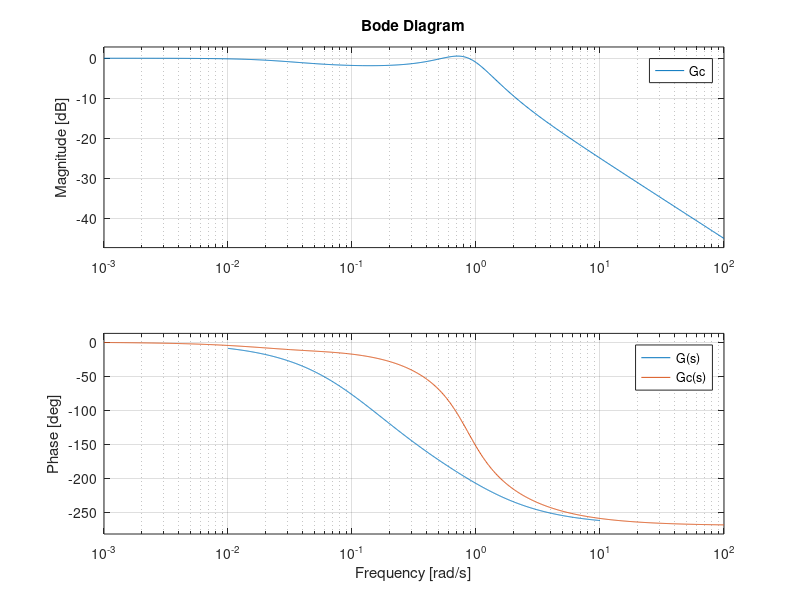
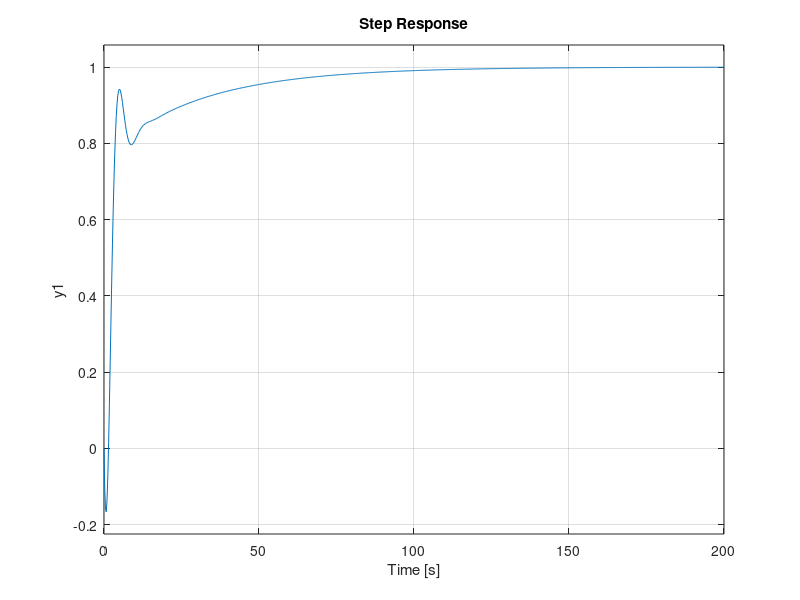

Recreate these plots in MATLAB, in order. (Note: this script raises an error after producing the figures.)
% LAB 1

% ------ CONTROL FUNCTIONS --------
% s = tf('s');
% % The product of two transfer functions is obtained by
% G12 = G1 * G2
% % For a system with 2 inputs and 2 outputs, the closed-loop transfer matrix is obtained with
% S=feedback(eye(2),G*F); T=feedback(G*F,eye(2))
% % For a SISO system this can be written
% S=1/(1+G*F); T=G*F/(1+G*F)
% % The bode diagram for G is plotted by typing
% bode(G) or bode(G,{wmin,wmax})
% % Amplitude and phase at a given frequency are obtained by
% [m,p]=bode(G,w)
% % Phase margin, amplitude margin and corresponding frequencies are obtained by
% [Gm,Pm,wp,wc]=margin(G*F)
% % To simulate a step response in the control signal, use the function
% step(G) or step(G,tfinal)
% % In the same way, to simulate a step response in the reference signal, we type
% step(T)
% -------------------------------

%% --- 4.1.1 ---
clear all; clc; close all;

s = tf('s');
G = 3*(-s + 1) / ((5*s+1)*(10*s+1));
% wc = 0.2; % [rad/s]
% phi = 30 * pi/180; % [rad]
% ---------- From Bode ----------
dB = -9.39;
mag = db2mag(dB);
phase = 30;% + 6 + 250-180 % gives TWO beta = 0.12
wc = 0.2;
wcd = 2*wc;

% --------------------------------
% ---------- Parameters ----------
beta = 0.1; %beta 4.1.1 = 0.33, beta 4.1.3 = 0.1;
gamma = 0;
td = 1 / (wcd*sqrt(beta));
ti = 10 / wcd;

% --------------------------------
% ---------- Controller ----------
K = sqrt(beta) / mag;
e1 = 1 / (3*K); % 3 when s->0 for G(s)
Lead = (td*s + 1) / (beta*td*s + 1);
Lag = (ti*s + 1) / (ti*s + gamma);
F = K * Lead * Lag;
Go = F*G;
Gc = Go / (1 + Go); 

% -------------------------------
% ---------- Plot ---------------
figure(411)
bode(G); hold on; grid on
bode(Gc); legend('G(s)' , 'Gc(s)')

% --------------------------------
% --- 4.1.2 ---
% clear all; clc; close all;
figure(412)
step(Gc); grid on
stepinfo(Gc)

ymax = 1.23; yf= 1;
Mt = (ymax-yf)/yf;

% --- 4.1.3 ---
% clear all; clc; close all;


%% ------------------------------
% ------------4.2----------------
% -------------------------------
s = tf('s');
G = 20/((s+1)*( (s/20)^2 + (s/20) +1));
Gd = 10/(s+1);

figure(42)
subplot(1,2,1)
bode(G); hold on;
bode(Gd); legend('G', 'Gd');

subplot(1,2,2)
step(G); hold on;
step(Gd); legend('G', 'Gd');

disp('Poles (G):')
disp(pole(G))
disp('Poles (Gd):')
disp(pole(Gd))

figure(1000)
pzmap(G)
grid on

%% ------------4.2.1--------------
% -------------------------------
clear all; clc; 
s = tf('s');
G = 20/((s+1)*( (s/20)^2 + (s/20) +1));
Gd = 10/(s+1);

wc = 10;
p1 = 10*wc;
p2 = 10*wc;

Fy = G^(-1)*10/s; % Not-proper
pole1 = 1/(s/p1 + 1);
pole2 = 1/(s/p2 + 1);
Fy_prop = Fy*pole1*pole2; % Proper

Go = G*Fy;
Gc = Go/(1 + Go);
Go_prop = G*Fy_prop;
Gc_prop = Go_prop/(1 + Go_prop);

figure(4211)
bode(Gc); hold on;
bode(Gc_prop); legend('Gc not proper', 'Gc proper');
figure(4212)
step(minreal(Gc)); hold on;
step(minreal(Gc_prop)); legend('Gc not proper', 'Gc proper');

disp('Gc:')
disp(stepinfo(Gc))
minreal(Fy_prop)
disp('Gc proper:')
disp(stepinfo(Gc_prop))



%% ------------4.2.2--------------
% -------------------------------
clear all; clc;

s = tf('s');
G = 20/((s+1)*( (s/20)^2 + (s/20) +1));
Gd = 10/(s+1);
w_I = 5;
wc = 10;

p1 = 50;
p2 = 500;
p3 = 1500;

pole1 = 1/(s/p1 + 1);
pole2 = 1/(s/p2 + 1);
pole3 = 1/(s/p3 + 1);


Fy_not_prop = (s + w_I)/s * G^(-1) * Gd;
Fy_prop_1 = Fy_not_prop*pole1*pole1; % Proper
Fy_prop_2 = Fy_not_prop*pole2*pole2; % Proper
Fy_prop_3 = Fy_not_prop*pole1*pole2*pole3; % Proper

minreal(Fy_prop_1)
Gc_not_prop = Gd/(1 + G*Fy_not_prop);
Gc_prop_1 = Gd/(1 + G*Fy_prop_1);
Gc_prop_2 = Gd/(1 + G*Fy_prop_2);
Gc_prop_3 = Gd/(1 + G*Fy_prop_3);



figure(4222)
step(minreal(Gc_not_prop)); hold on; grid on;
step(minreal(Gc_prop_1)); step(minreal(Gc_prop_2)); step(minreal(Gc_prop_3)); legend('Improper', 'Proper, p1=p2=50', 'Proper, p1=p2=500', 'Proper, p1=50 , p2=500, p3=1500');




%% ------------4.2.3--------------
% -------------------------------
clear all; clc;
p1 = 50;
s = tf('s');
G = 20/((s+1)*( (s/20)^2 + (s/20) +1));
Gd = 10/(s+1);
w_I = 5;
wc = 14.3;

pole1 = 1/(s/p1 + 1);
Fy_not_prop = (s + w_I)/s * G^(-1) * Gd;
Fy_prop_1 = Fy_not_prop*pole1*pole1; % Proper
Go = Fy_prop_1*G;
Gc = Go/(1+Go);

% Lead link
wcd = 20;
beta = 0.35;
tao_d = 1/(wcd*sqrt(beta));
K = 1/db2mag(-2);%/(sqrt(beta)*db2mag(-3.77));% sqrt(beta) / db2mag(-16);

Fy_lead = Fy_prop_1 * K* (tao_d*s + 1)/(beta*tao_d*s + 1);
Go_lead = Fy_lead*G;
Gc_lead = Go_lead/(1+Go_lead);
minreal(Fy_lead)
% figure(4231)
% % subplot(1,2,1); bode(minreal(Gc)); grid on; hold on;
% % bode(minreal(Gc_lead)); 
% % subplot(1,2,2); 
% % step(minreal(Gc)); grid on; hold on;
% step(minreal(Gc_lead)); grid on;

disp('Gc:')
disp(stepinfo(minreal(Gc)))
disp('Gc_lead:')
disp(stepinfo(minreal(Gc_lead)))
%% Fr
tao = 0.09;
Fr = 1/(1+tao*s);
Gc_tot = Gd/(1+G*Fy_lead);

% Something
figure(4232)
step(minreal(Gc_tot));grid on;


% 
Gc_tot = G*Fy_lead*Fr/(1+G*Fy_lead);
figure(4231)
% subplot(1,2,1); bode(minreal(Gc)); grid on; hold on;
% bode(minreal(Gc_lead)); bode(minreal(Gc_tot));
% subplot(1,2,2); step(minreal(Gc)); grid on; hold on;
% step(minreal(Gc_lead));
step(minreal(Gc_tot)); grid on;%legend('Gc', 'Gc with lead', 'Gc with lead and Fr')
% 
% 
% bode(minreal(Gc_tot)); legend('Gc', 'Gc with lead', 'Gc with lead and Fr')
% subplot(1,2,2);
% step(minreal(Gc_tot)); legend('Gc', 'Gc with lead', 'Gc with lead and Fr')

disp('With F_lead and F_r:')
disp(stepinfo(minreal(Gc_tot)))

%% Size of control signal 
figure(4234)
step(Fy_lead*Fr/(1+Fy_lead*G)); hold on;
step(Fy_lead*Gd/(1+Fy_lead*G));
step(Fy_lead*Fr/(1+Fy_lead*G) - Fy_lead*Gd/(1+Fy_lead*G));
legend('FyFrSr','FyGdSd', 'FyFrSr - FyGdSd')


%% 4.2.4

figure(424)
bode(minreal(1/(1 + Fy_lead*G))); hold on;
bode(minreal(G*Fy_lead/(1+G*Fy_lead))); legend('Sensitivity', 'Complementary sensitivity');